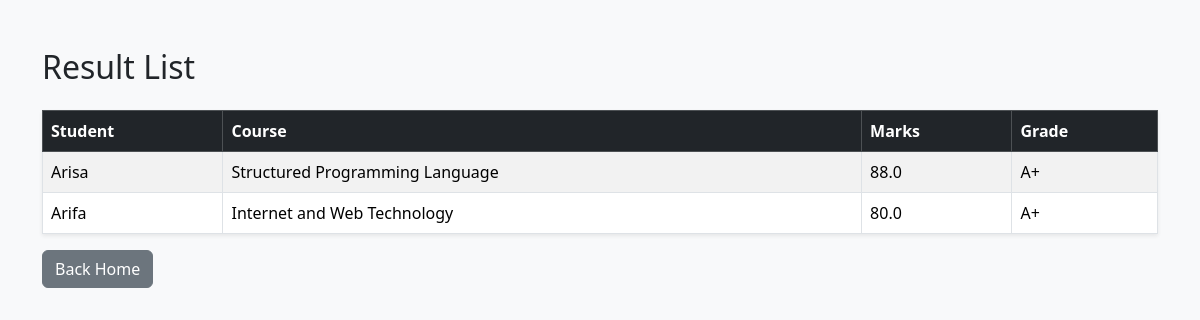
The app's page /results/ with its own data.
### academics/models.py (models this page shows, shortened)
class Result(models.Model):
    student = models.ForeignKey(Student, on_delete=models.CASCADE)
    course = models.ForeignKey(Course, on_delete=models.CASCADE)
    marks = models.FloatField()
    grade = models.CharField(max_length=5)

class Student(models.Model):
    name = models.CharField(max_length=100)
    student_id = models.CharField(max_length=20, unique=True)
    department = models.CharField(max_length=100)
    email = models.EmailField()

class Course(models.Model):
    course_name = models.CharField(max_length=100)
    course_code = models.CharField(max_length=20)
    credit = models.FloatField()

### academics/views.py (the view)
# urls.py: path('results/', result_list, name='result_list'),
def result_list(request):
    results = Result.objects.all()
    return render(request, 'result_list.html', {'results': results})

### academics/templates/result_list.html (shortened to what this page needs)
<!DOCTYPE html>
<html>
<head>
    <link href="https://cdn.jsdelivr.net/npm/bootstrap@5.3.3/dist/css/bootstrap.min.css" rel="stylesheet">
</head>
<body class="bg-light">
<div class="container mt-5">
    <h2 class="mb-4">Result List</h2>
    <table class="table table-bordered table-striped bg-white shadow-sm">
        <thead class="table-dark">
            <tr>
                <th>Student</th>
                <th>Course</th>
                <th>Marks</th>
                <th>Grade</th>
            </tr>
        </thead>
        <tbody>
            {% for result in results %}
            <tr>
                <td>{{ result.student.name }}</td>
                <td>{{ result.course.course_name }}</td>
                <td>{{ result.marks }}</td>
                <td>{{ result.grade }}</td>
            </tr>
            {% endfor %}
        </tbody>
    </table>
    <a href="/" class="btn btn-secondary">Back Home</a>
</div>
</body>
</html>

### records on screen
Result: student.name "Arisa", course.course_name "Structured Programming Language", marks "88.0", grade "A+"
Result: student.name "Arifa", course.course_name "Internet and Web Technology", marks "80.0", grade "A+"
